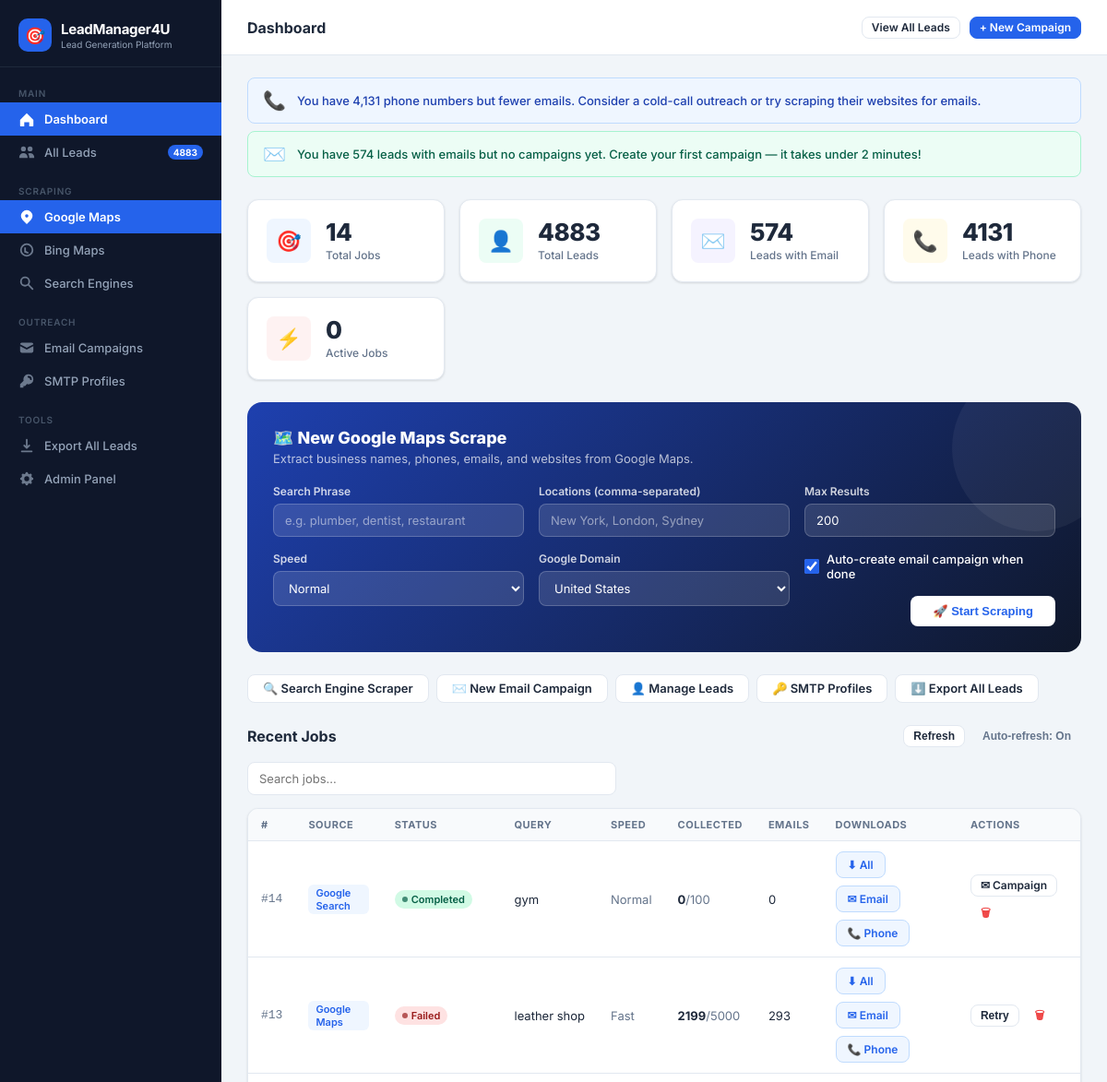
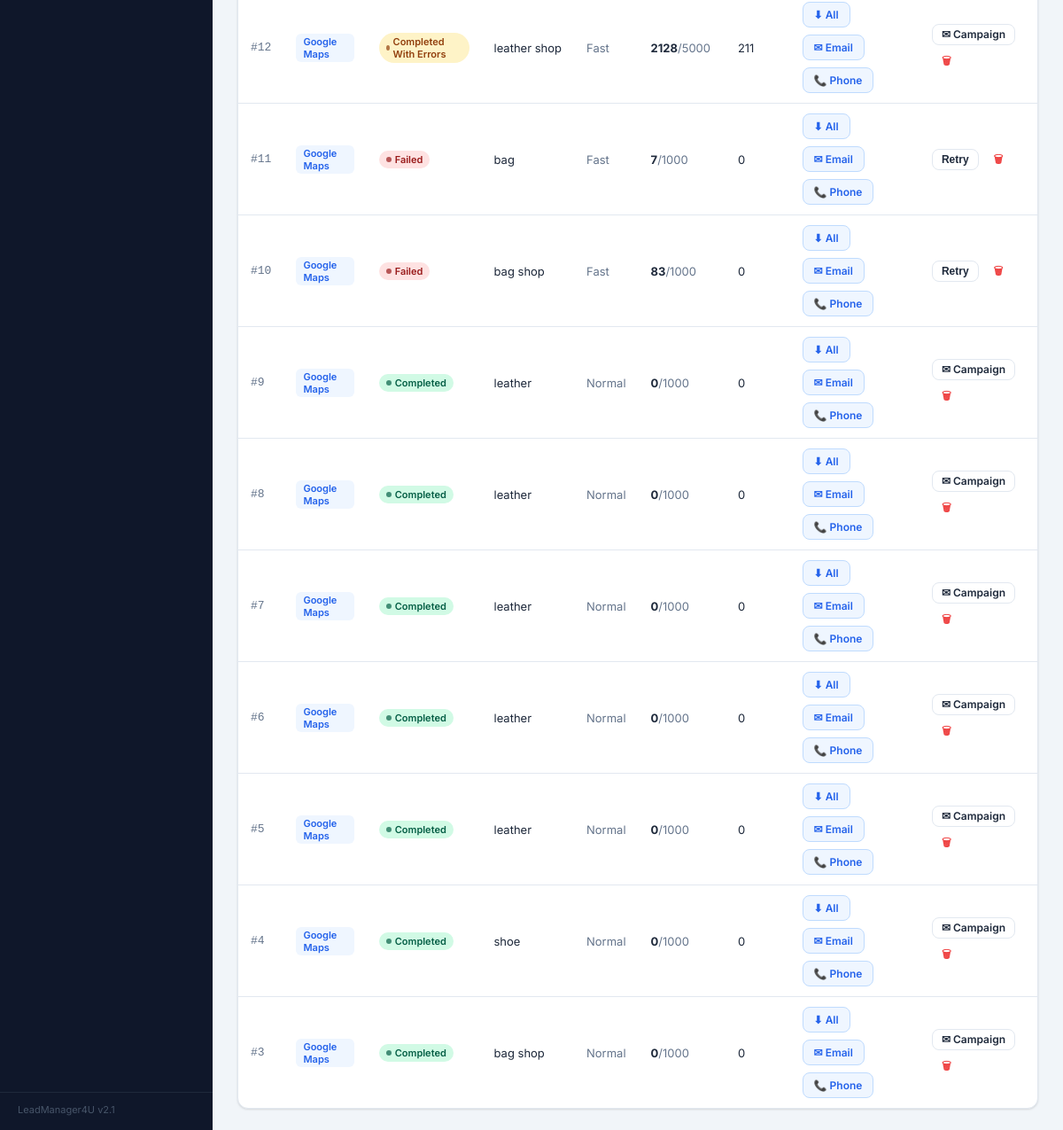
Before: / with the older database file (2 pictures, top to bottom).
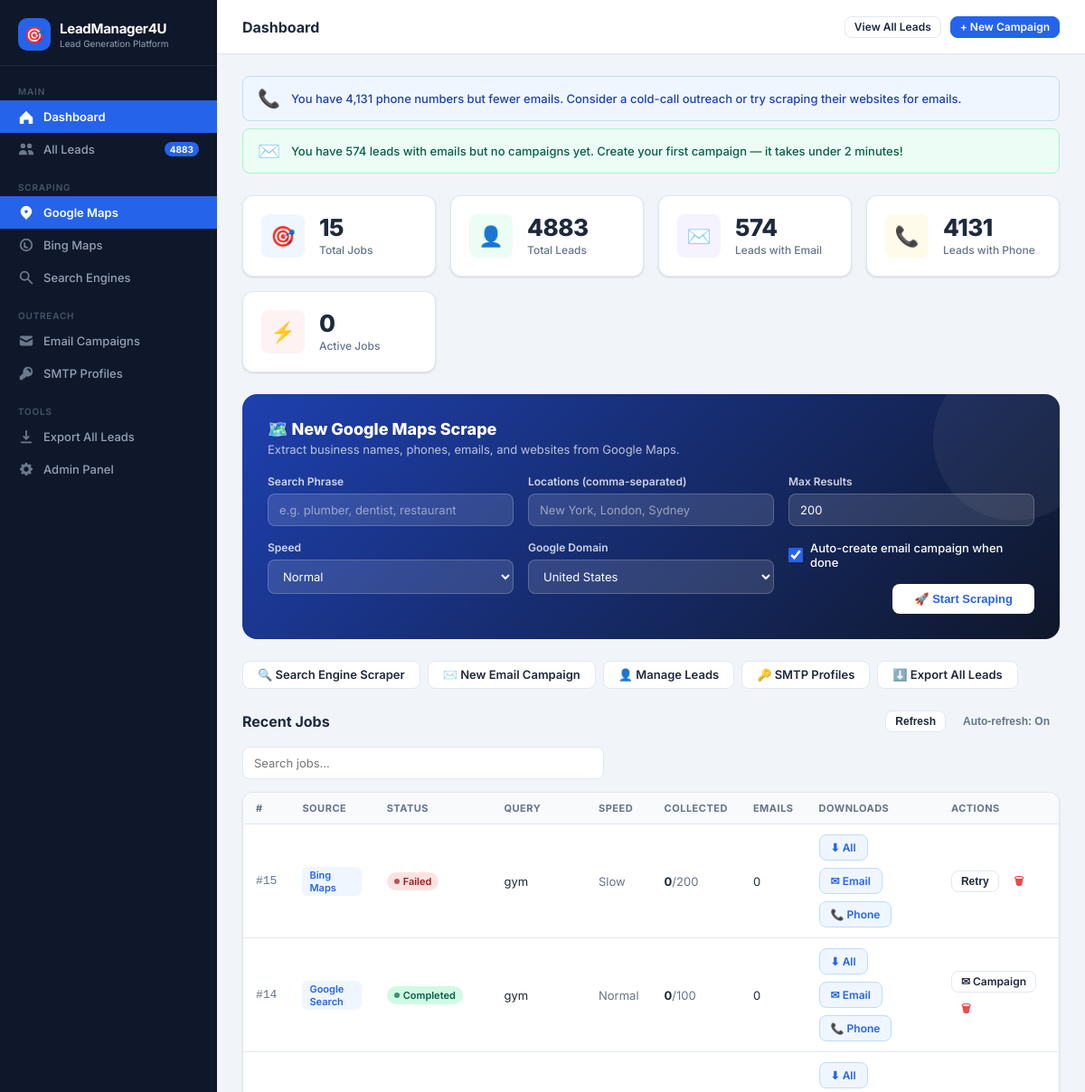
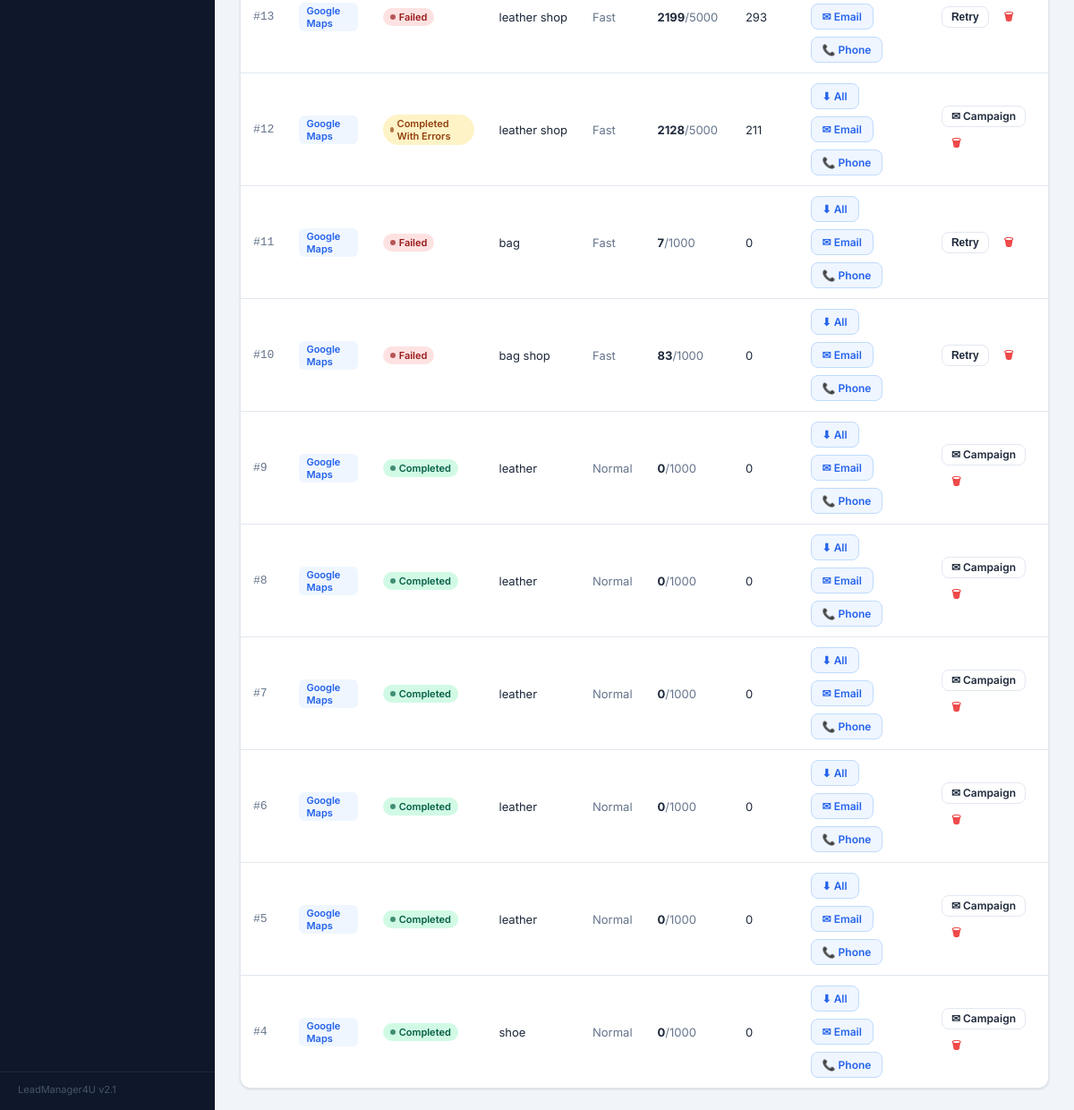
After: the same page with the newer database file (2 pictures, top to bottom).
### scraper/models.py (models this page shows, shortened)
class ScrapeJob(models.Model):
    STATUS_CHOICES = [
        ("queued", "Queued"),
        ("running", "Running"),
        ("paused", "Paused"),
        ("completed", "Completed"),
        ("completed_with_errors", "Completed With Errors"),
        ("failed", "Failed"),
    ]
    SPEED_CHOICES = [
        ("slow", "Slow"),
        ("normal", "Normal"),
        ("fast", "Fast"),
    ]
    SOURCE_CHOICES = [
        ("maps", "Google Maps"),
        ("bing_maps", "Bing Maps"),
        ("google", "Google Search"),
        ("bing", "Bing"),
        ("yahoo", "Yahoo"),
        ("duckduckgo", "DuckDuckGo"),
        ("yandex", "Yandex"),
        ("ecosia", "Ecosia"),
        ("ask", "Ask.com"),
    ]
    SEARCH_TYPE_CHOICES = [
        ("web", "Web Pages"),
        ("images", "Images"),
        ("videos", "Videos"),
        ("news", "News"),
    ]
    status = models.CharField(max_length=32, choices=STATUS_CHOICES, default="queued")
    source = models.CharField(max_length=32, choices=SOURCE_CHOICES, default="maps")
    search_phrase = models.CharField(max_length=255)
    domain = models.CharField(max_length=32, default="com", blank=True)
    locations = models.TextField(blank=True)
    country = models.CharField(max_length=8, blank=True, default="",
                               help_text="Country code e.g. us, uk, in, au (for search engines)")
    search_type = models.CharField(max_length=16, choices=SEARCH_TYPE_CHOICES, default="web",
                                   help_text="Search type for Google (web, images, videos, news)")
    max_results = models.PositiveIntegerField(default=1000)
    total_results = models.PositiveIntegerField(default=0)
    collected_listings = models.PositiveIntegerField(default=0)
    processed_listings = models.PositiveIntegerField(default=0)
    emails_found = models.PositiveIntegerField(default=0)
    total_locations = models.PositiveIntegerField(default=0)
    processed_locations = models.PositiveIntegerField(default=0)
    last_error = models.TextField(blank=True)
    speed = models.CharField(max_length=16, choices=SPEED_CHOICES, default="normal")
    auto_campaign_created = models.BooleanField(default=False,
                                                help_text="Whether an email campaign was auto-created for this job")
    created_at = models.DateTimeField(auto_now_add=True)
    updated_at = models.DateTimeField(auto_now=True)

### scraper/views.py (the view)
# urls.py: path('', views.home, name='home'),
def home(request):
    if request.method == "POST":
        return _start_maps_job(request)
    recent_jobs = list(ScrapeJob.objects.order_by("-created_at")[:12])
    refresh_home = any(j.status in {"queued", "running", "paused"} for j in recent_jobs)
    job_stats = {
        "total": ScrapeJob.objects.count(),
        "queued": ScrapeJob.objects.filter(status="queued").count(),
        "running": ScrapeJob.objects.filter(status="running").count(),
        "paused": ScrapeJob.objects.filter(status="paused").count(),
        "completed": ScrapeJob.objects.filter(status__in=["completed", "completed_with_errors"]).count(),
    }
    stats = _global_stats()
    return render(request, "home.html", {
        "domains": DOMAINS,
        "recent_jobs": recent_jobs,
        "refresh_home": refresh_home,
        "job_stats": job_stats,
        "global_stats": stats,
        "ai_tips": _ai_tips(stats),
        "active_page": "dashboard",
    })

### scraper/views.py (called while the page is built)
def _global_stats():
    return {
        "total_jobs": ScrapeJob.objects.count(),
        "total_leads": BusinessListing.objects.count(),
        "leads_with_email": BusinessListing.objects.exclude(email="").count(),
        "leads_with_phone": BusinessListing.objects.exclude(phone="").count(),
        "active_jobs": ScrapeJob.objects.filter(status__in=["queued", "running"]).count(),
        "campaigns": EmailCampaign.objects.count(),
        "smtp_profiles": SmtpProfile.objects.count(),
    }

def _ai_tips(stats):
    tips = generate_smart_tips(stats)
    scheduled = EmailCampaign.objects.filter(status="scheduled").count()
    if scheduled:
        tips.append({
            "icon": "⏰",
            "type": "info",
            "text": f"{scheduled} campaign{'s' if scheduled > 1 else ''} scheduled and will send automatically.",
        })
    return tips[:3]  # Max 3 tips

### scraper/templates/home.html (shortened to what the changed rows need)
{% extends "base.html" %}
{% block content %}
{% if ai_tips %}
<div class="mb-24">
  {% for tip in ai_tips %}
  <div class="alert alert-{% if tip.type == 'warning' %}warning{% elif tip.type == 'success' %}success{% else %}info{% endif %} flex items-center gap-12" style="margin-bottom:8px;">
    <span style="font-size:20px; flex-shrink:0;">{{ tip.icon }}</span>
    <span>{{ tip.text }}</span>
  </div>
  {% endfor %}
</div>
{% endif %}
<div class="stats-grid">
  <div class="stat-card">
    <div class="stat-body">
      <div class="stat-value" id="stat-total-jobs">{{ global_stats.total_jobs }}</div>
      <div class="stat-label">Total Jobs</div>
    </div>
  </div>
</div>
{% if recent_jobs %}
<div class="card">
  <div class="table-wrap">
    <table class="table" id="recent-jobs-table">
      <thead>
        <tr>
          <th>#</th>
          <th>Source</th>
          <th>Status</th>
          <th>Query</th>
          <th>Speed</th>
          <th>Collected</th>
          <th>Emails</th>
          <th>Downloads</th>
          <th>Actions</th>
        </tr>
      </thead>
      <tbody id="recent-jobs-body">
        {% for job in recent_jobs %}
        <tr data-href="{% if job.source == 'maps' %}{% url 'job_detail' job.id %}{% else %}{% url 'search_job_detail' job.id %}{% endif %}">
          <td class="text-muted font-mono">#{{ job.id }}</td>
          <td><span class="source-tag">{{ job.get_source_display }}</span></td>
          <td><span class="badge badge-{{ job.status }}">{{ job.get_status_display }}</span></td>
          <td style="max-width:200px"><span class="truncate" title="{{ job.search_phrase }}">{{ job.search_phrase }}</span></td>
          <td class="text-muted">{{ job.get_speed_display }}</td>
          <td><strong>{{ job.collected_listings }}</strong><span class="text-muted">/{{ job.max_results }}</span></td>
          <td class="text-success">{{ job.emails_found }}</td>
          <td class="no-row-click">
            <div class="download-strip">
              <a class="download-btn" href="{% url 'download_job_csv' job.id %}">⬇ All</a>
              <a class="download-btn" href="{% url 'download_job_email_csv' job.id %}">✉ Email</a>
              <a class="download-btn" href="{% url 'download_job_phone_csv' job.id %}">📞 Phone</a>
            </div>
          </td>
          <td class="no-row-click">
            <div class="action-group">
              {% if job.status == "running" %}
                <form method="post" action="{% url 'pause_job' job.id %}">{% csrf_token %}<button type="submit" class="btn btn-secondary btn-sm">Pause</button></form>
                <form method="post" action="{% url 'stop_job' job.id %}">{% csrf_token %}<button type="submit" class="btn btn-danger btn-sm">Stop</button></form>
              {% elif job.status == "queued" %}
                <form method="post" action="{% url 'stop_job' job.id %}">{% csrf_token %}<button type="submit" class="btn btn-danger btn-sm">Cancel</button></form>
              {% elif job.status == "failed" %}
                <form method="post" action="{% url 'resume_job' job.id %}">{% csrf_token %}<input type="hidden" name="resume_mode" value="continue"><button type="submit" class="btn btn-secondary btn-sm">Retry</button></form>
                <form method="post" action="{% url 'delete_job' job.id %}" onsubmit="return confirm('Delete job #{{ job.id }} and all its leads?')">{% csrf_token %}<button type="submit" class="btn btn-ghost btn-sm text-danger">🗑</button></form>
              {% else %}
                {% if job.status in "completed,completed_with_errors" %}
                  <a href="{% url 'new_campaign' %}?job_id={{ job.id }}" class="btn btn-secondary btn-sm">✉ Campaign</a>
                {% endif %}
                <form method="post" action="{% url 'delete_job' job.id %}" onsubmit="return confirm('Delete job #{{ job.id }} and all its leads?')">{% csrf_token %}<button type="submit" class="btn btn-ghost btn-sm text-danger">🗑</button></form>
              {% endif %}
            </div>
          </td>
        </tr>
        {% endfor %}
      </tbody>
    </table>
  </div>
</div>
{% endif %}
{% endblock %}

Changed rows visible on the page:
no longer on this page (row unchanged): ScrapeJob: id "3", source "Google Maps", status "Completed", search_phrase "bag shop", speed "Normal", collected_listings "0", max_results "1000", emails_found "0"
added ScrapeJob: id "15", source "Bing Maps", status "Failed", search_phrase "gym", speed "Slow", collected_listings "0", max_results "200", emails_found "0"
Other visible differences:
{{ global_stats.total_jobs }}: "14" → "15"
